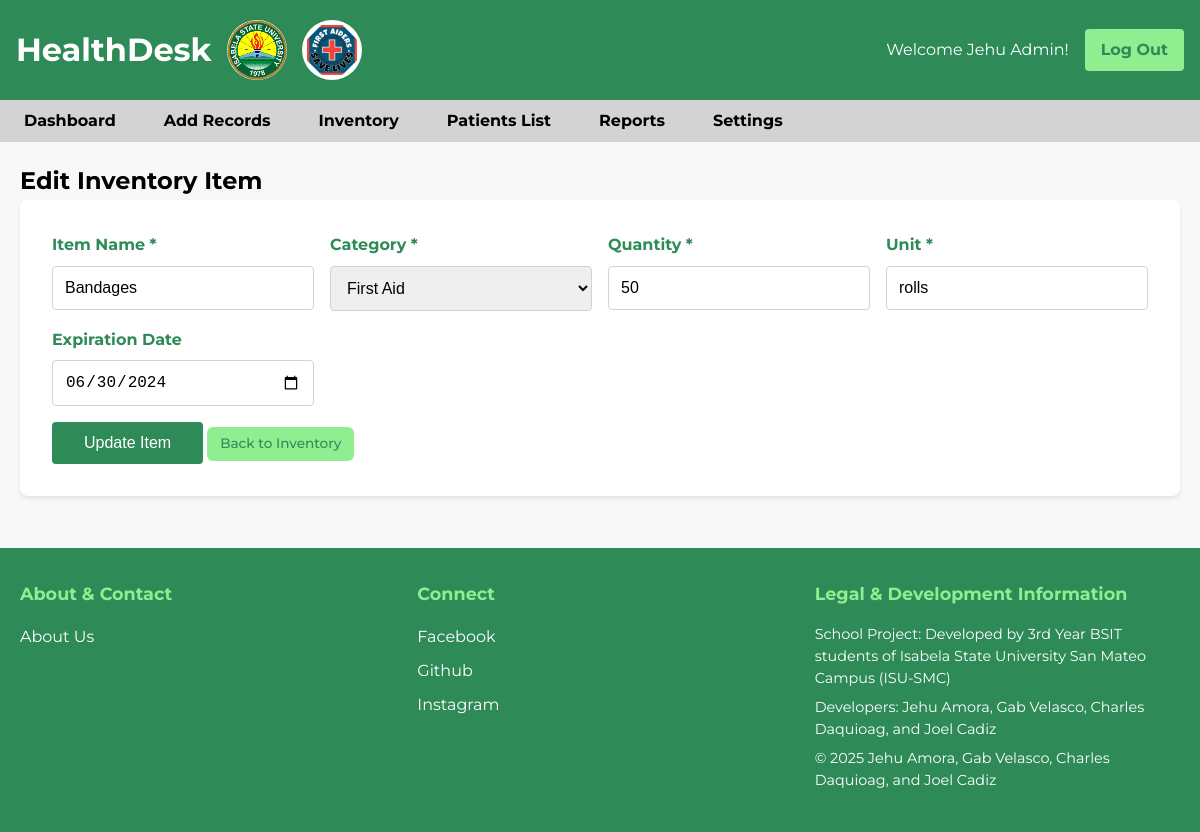
The page /edit_inventory.php?id=2 (signed in) on the database its author committed.
### tables this page shows
CREATE TABLE inventory (
    item_id INT AUTO_INCREMENT PRIMARY KEY,
    item_name VARCHAR(100) NOT NULL,
    category ENUM('Medicine', 'First Aid', 'Equipment') NOT NULL,
    quantity INT NOT NULL DEFAULT 0,
    unit VARCHAR(20) NOT NULL,
    expiration_date DATE,
    status ENUM('In Stock', 'Low Stock', 'Critical') DEFAULT 'In Stock',
    created_at TIMESTAMP DEFAULT CURRENT_TIMESTAMP,
    updated_at TIMESTAMP DEFAULT CURRENT_TIMESTAMP ON UPDATE CURRENT_TIMESTAMP
);

### edit_inventory.php (the view, shortened to what this page needs)
<?php
$item_id = isset($_GET['id']) ? (int)$_GET['id'] : 0;
$conn = getDBConnection();
$stmt = $conn->prepare("SELECT * FROM inventory WHERE item_id = ?");
$stmt->bind_param("i", $item_id);
$stmt->execute();
$item = $stmt->get_result()->fetch_assoc();
?>
<!DOCTYPE html>
<html lang="en">
<head>
    <link rel="stylesheet" href="css/style.css">
</head>
<body>
    <header class="header">
        <h1>HealthDesk <img
        src="isu_logo.png"
        alt="ISU Logo"
        style="width: auto; height: 60px; display: flex; margin-left: 15px;"
        >
        <img  src="first_aider.jpeg" alt="fa Logo"
        style="width: auto; height: 60px; display: flex; margin-left: 15px; border-radius: 60px;"
        >
        </h1>
        <div class="user-info">
            <span>Welcome <?php echo htmlspecialchars($_SESSION['name']); ?>!</span>
            <a href="logout.php" class="logout-btn">Log Out</a>
        </div>
    </header>
    <nav class="nav">
        <ul>
            <li><a href="dashboard.php">Dashboard</a></li>
            <li><a href="add_record.php">Add Records</a></li>
            <li><a href="inventory.php">Inventory</a></li>
            <li><a href="patients_list.php">Patients List</a></li>
            <li><a href="reports.php">Reports</a></li>
            <li><a href="settings.php">Settings</a></li>
        </ul>
    </nav>
    <main class="container">
        <h2>Edit Inventory Item</h2>
        <div class="form-container">
            <form method="POST" action="">
                <div class="form-grid">
                    <div class="form-group">
                        <label for="item_name">Item Name *</label>
                        <input type="text" id="item_name" name="item_name" value="<?php echo htmlspecialchars($item['item_name']); ?>" required>
                    </div>
                    <div class="form-group">
                        <label for="category">Category *</label>
                        <select id="category" name="category" required>
                            <option value="First Aid" <?php echo $item['category'] === 'First Aid' ? 'selected' : ''; ?>>First Aid</option>
                        </select>
                    </div>
                    <div class="form-group">
                        <label for="quantity">Quantity *</label>
                        <input type="number" id="quantity" name="quantity" value="<?php echo $item['quantity']; ?>" min="0" required>
                    </div>
                    <div class="form-group">
                        <label for="unit">Unit *</label>
                        <input type="text" id="unit" name="unit" value="<?php echo htmlspecialchars($item['unit']); ?>" placeholder="e.g., tablets, bottles, pieces" required>
                    </div>
                    <div class="form-group">
                        <label for="expiration_date">Expiration Date</label>
                        <input type="date" id="expiration_date" name="expiration_date" value="<?php echo $item['expiration_date']; ?>">
                    </div>
                </div>
                <button type="submit" class="submit-btn">Update Item</button>
                <a href="inventory.php" class="action-btn">Back to Inventory</a>
            </form>
        </div>
    </main>
    <?php include 'includes/footer.php'; ?>
</body>
</html>

### css/style.css (style rules this page uses)
:root { --dark-green: #2E8B57; --light-green: #90EE90; --off-white: #F8F8F8; --grey: #D3D3D3; --white: #FFFFFF; --black: #000000; --error-red: #FF0000; --success-green: #28a745; }
* { margin: 0; padding: 0; box-sizing: border-box; }
button { outline: none !important; border: none; }
body { font-family: "Montserrat", sans-serif; background-color: var(--off-white); color: var(--black); line-height: 1.6; }
.container { max-width: 1200px; margin: 0 auto; padding: 20px; }
.header { background-color: var(--dark-green); color: var(--white); height: 100px; padding: 1rem; display: flex; justify-content: space-between; align-items: center; }
.header h1 { margin: 0; height: 60px; display: flex; align-items: center; }
.header img[alt="ISU Logo"] { border-radius: 50%; width: 60px; height: 60px; object-fit: cover; margin-left: 15px; }
.user-info { display: flex; align-items: center; gap: 1rem; }
.logout-btn { background-color: var(--light-green); color: var(--dark-green); padding: 0.5rem 1rem; text-decoration: none; border-radius: 4px; font-weight: bold; }
.nav { font-weight: bold; background-color: var(--grey); padding: 0.5rem; }
.nav ul { list-style: none; display: flex; gap: 1rem; }
.nav a { color: var(--black); text-decoration: none; padding: 0.5rem 1rem; border-radius: 4px; transition: background-color 0.3s; }
.form-group { display: flex; flex-direction: column; }
.form-group label { margin-bottom: 0.5rem; font-weight: bold; color: var(--dark-green); }
.form-group input { padding: 0.75rem; border: 1px solid var(--grey); border-radius: 4px; font-size: 1rem; }
.form-container { background-color: var(--white); padding: 2rem; border-radius: 8px; box-shadow: 0 2px 4px rgba(0,0,0,0.1); margin-bottom: 2rem; }
.form-grid { display: grid; grid-template-columns: repeat(auto-fit, minmax(250px, 1fr)); gap: 1rem; }
.form-group input, .form-group select, .form-group textarea { padding: 0.75rem; border: 1px solid var(--grey); border-radius: 4px; font-size: 1rem; }
.submit-btn { background-color: var(--dark-green); color: var(--white); padding: 0.75rem 2rem; border: none; border-radius: 4px; font-size: 1rem; cursor: pointer; margin-top: 1rem; }
.action-btn { background-color: var(--light-green); color: var(--dark-green); padding: 0.4rem 0.8rem; text-decoration: none; border-radius: 6px; font-size: 0.85rem; font-weight: 500; font-family: inherit; outline: none; border: none; display: inline-block; transition: all 0.2s ease; white-space: nowrap; min-width: 80px; text-align: center; }

### rows shown on the page
inventory: item_name "Bandages", category "First Aid", quantity "50", unit "rolls", expiration_date "06/30/2024"

### other values the page prints
$_SESSION['name'] "Jehu Admin"
